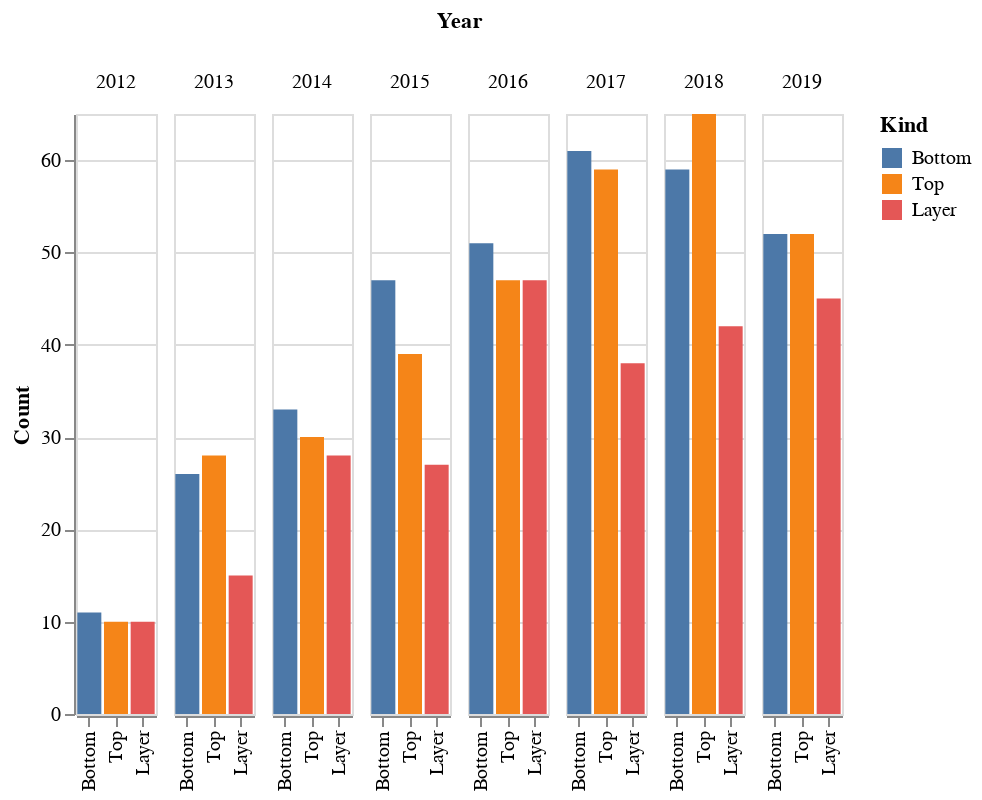

The notebook cell saved with this chart:
### Markdown cell above
# Clothes

From year to year, the relative weight of each category of clothing &mdash; bottom, top, layer &mdash; shifts around a bit. In some years, pants and shorts make up the greatest percentage of drops, in others it's shirts and t-shirts.

### Code cell
tdf = df_clothes.groupby(['Kind', 'Year']).count()['Release'].reset_index()
tdf.columns = ['Kind', 'Year', 'Count']
alt.Chart(tdf, width=40).mark_bar().encode(
    x=alt.X('Kind:N', sort=kind_sort_order, title=None),
    y='Count:Q',
    color=alt.Color('Kind:N', sort=kind_sort_order),
    column='Year:O',
    tooltip=['Count', ]
).configure_facet(spacing=7)

### Figure 1 — Vega-Lite specification as saved in the notebook (floating-point values rounded to 4 significant figures)
{"$schema": "https://vega.github.io/schema/vega-lite/v3.4.0.json", "config": {"facet": {"spacing": 7}, "mark": {"tooltip": null}, "view": {"height": 300, "width": 400}}, "data": {"name": "data-acaa0107039546853a13cdd51871fc9a"}, "datasets": {"data-acaa0107039546853a13cdd51871fc9a": [{"Count": 11, "Kind": "Bottom", "Year": 2012}, {"Count": 26, "Kind": "Bottom", "Year": 2013}, {"Count": 33, "Kind": "Bottom", "Year": 2014}, {"Count": 47, "Kind": "Bottom", "Year": 2015}, {"Count": 51, "Kind": "Bottom", "Year": 2016}, {"Count": 61, "Kind": "Bottom", "Year": 2017}, {"Count": 59, "Kind": "Bottom", "Year": 2018}, {"Count": 52, "Kind": "Bottom", "Year": 2019}, {"Count": 10, "Kind": "Layer", "Year": 2012}, {"Count": 15, "Kind": "Layer", "Year": 2013}, {"Count": 28, "Kind": "Layer", "Year": 2014}, {"Count": 27, "Kind": "Layer", "Year": 2015}, {"Count": 47, "Kind": "Layer", "Year": 2016}, {"Count": 38, "Kind": "Layer", "Year": 2017}, {"Count": 42, "Kind": "Layer", "Year": 2018}, {"Count": 45, "Kind": "Layer", "Year": 2019}, {"Count": 10, "Kind": "Top", "Year": 2012}, {"Count": 28, "Kind": "Top", "Year": 2013}, {"Count": 30, "Kind": "Top", "Year": 2014}, {"Count": 39, "Kind": "Top", "Year": 2015}, {"Count": 47, "Kind": "Top", "Year": 2016}, {"Count": 59, "Kind": "Top", "Year": 2017}, {"Count": 65, "Kind": "Top", "Year": 2018}, {"Count": 52, "Kind": "Top", "Year": 2019}]}, "encoding": {"color": {"field": "Kind", "sort": ["Bottom", "Top", "Layer"], "type": "nominal"}, "column": {"field": "Year", "type": "ordinal"}, "tooltip": [{"field": "Count", "type": "quantitative"}], "x": {"field": "Kind", "sort": ["Bottom", "Top", "Layer"], "title": null, "type": "nominal"}, "y": {"field": "Count", "type": "quantitative"}}, "mark": "bar", "width": 40}
